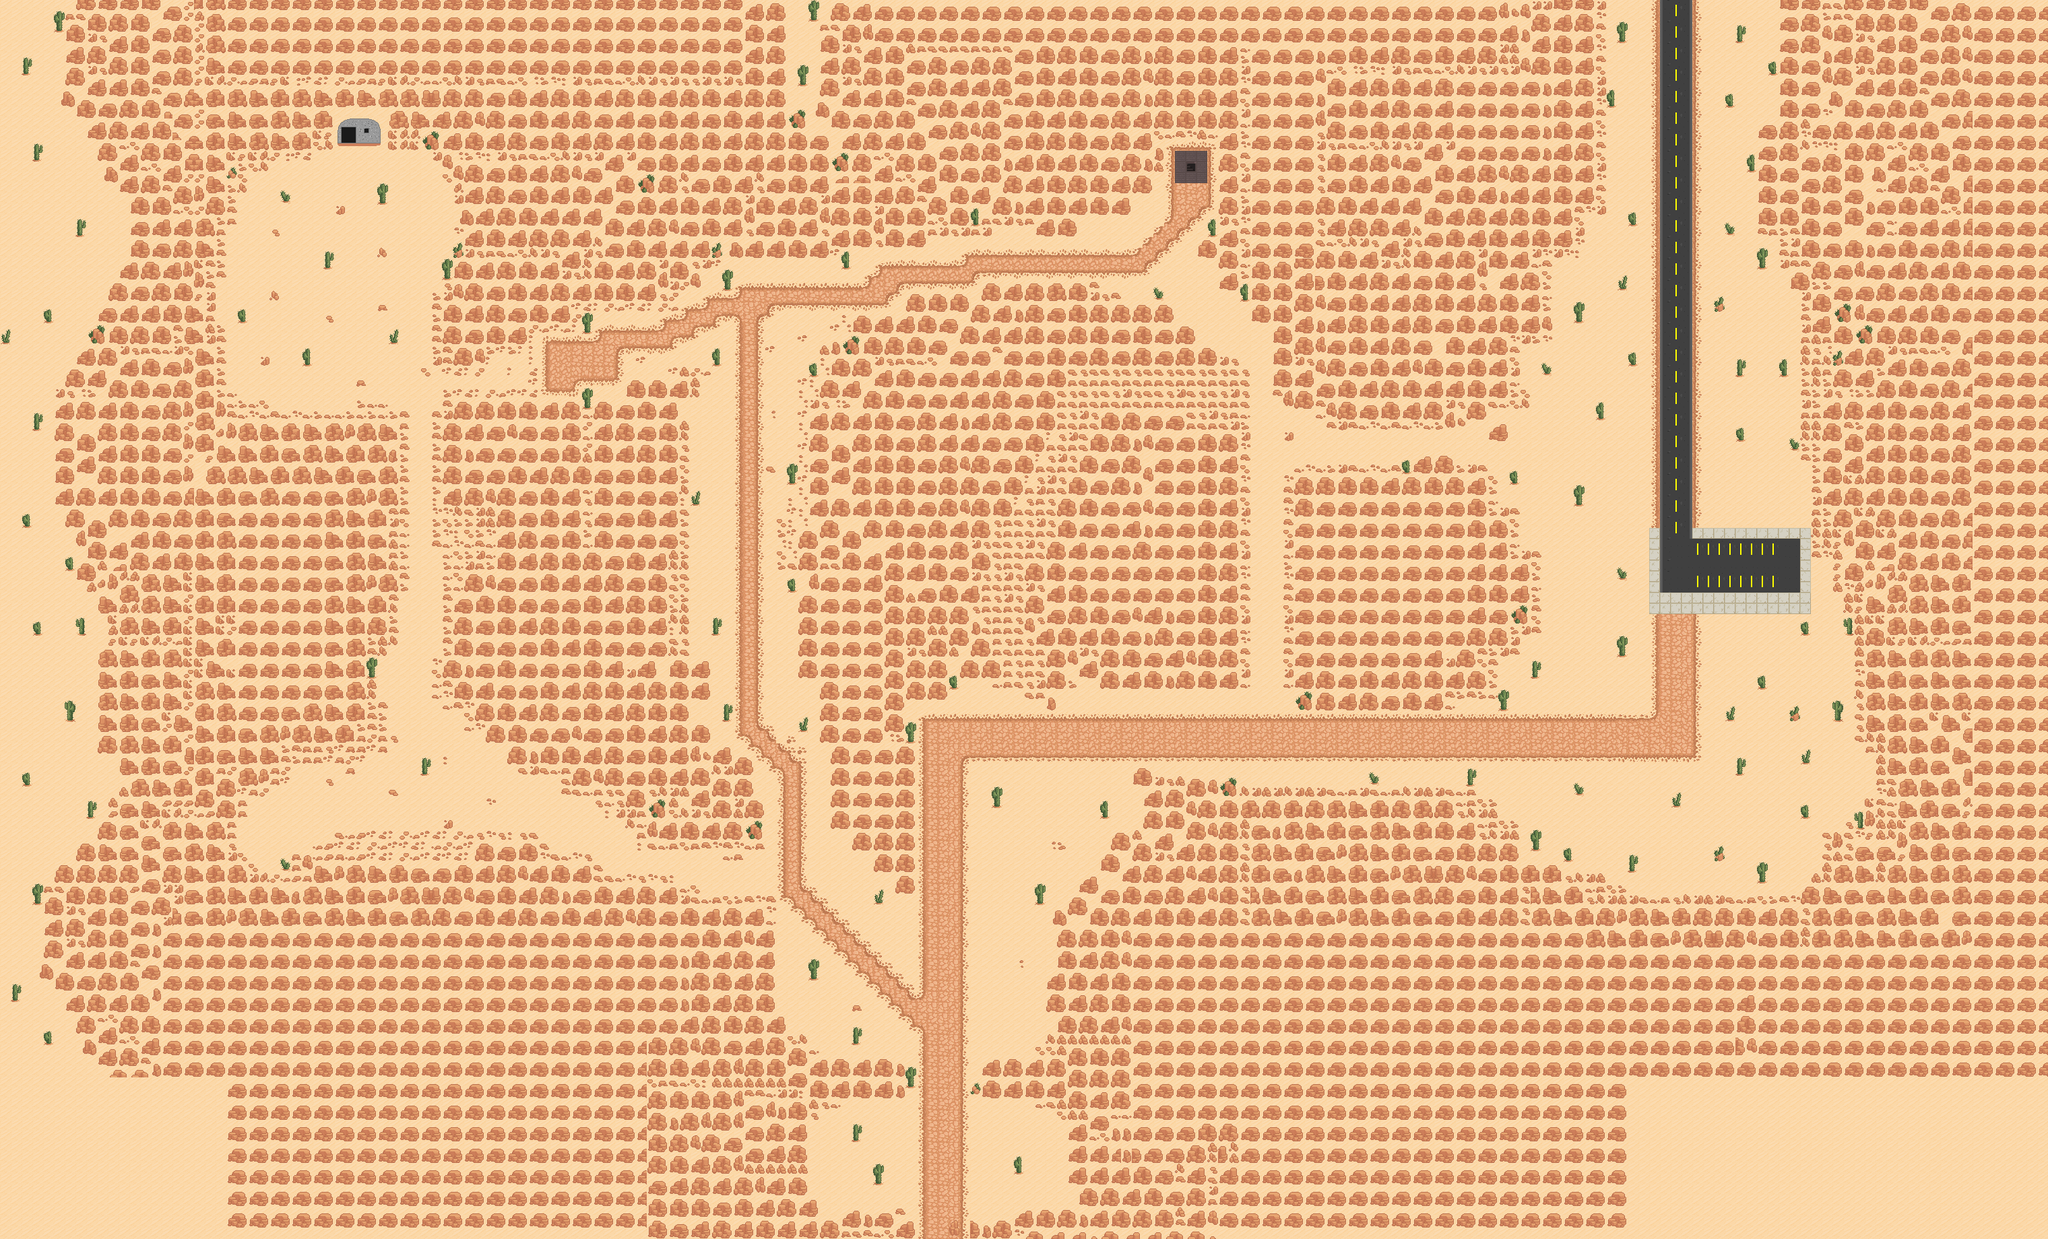

Rendered tile map (Tiled .tmx) drawn with the repository's tilesets; below, a short description and the map source with its tile grids summarised:
An orthogonal 190x115 tile map with 16x16 px tiles, 2 tile layers (Sand, Rocks) and 106 objects (42x Zombie, 41x SlowZombie, 7x Medkit, 7x BulletBox, 4x CrawlingNpc, ...).

<map version="1.2" tiledversion="1.3.1" orientation="orthogonal" renderorder="left-up" compressionlevel="0" width="190" height="115" tilewidth="16" tileheight="16" infinite="0" nextlayerid="21" nextobjectid="272">
 <tileset firstgid="1" source="tileset.tsx" />
  <layer id="17" name="Sand" width="190" height="115">
  <data>[21850 cells, 21850 non-empty, 3 distinct tile ids]</data>
 </layer>
 <layer id="18" name="Rocks" width="190" height="115">
  <data>[21850 cells, 16406 non-empty, 115 distinct tile ids]</data>
 </layer>
 <objectgroup id="16" name="gameObjects">
  <object id="1" type="Player" x="1405" y="1497.33">
   <point />
  </object>
  <object id="2" type="Camera" x="1087" y="1326" width="640" height="360" />
  <object id="3" type="Entrance" x="1760" y="240.667" width="16" height="16">
   <properties>
    <property name="gotoScene" type="file" value="../sewage.xml" />
    <property name="gotoX" type="float" value="455" />
    <property name="gotoY" type="float" value="2105" />
    <property name="isEntranceWithCustomPosition" type="bool" value="true" />
   </properties>
  </object>
  <object id="5" type="Entrance" x="2374" y="179.333" width="224.667" height="141.333">
   <properties>
    <property name="gotoScene" type="file" value="../citySouth.xml" />
    <property name="gotoX" type="float" value="540" />
    <property name="gotoY" type="float" value="1900" />
    <property name="isEntranceWithCustomPosition" type="bool" value="true" />
   </properties>
  </object>
  <object id="7" type="Zombie" x="1159.67" y="599.999">
   <point />
  </object>
  <object id="8" type="Zombie" x="1150.5" y="654.334">
   <point />
  </object>
  <object id="9" type="Zombie" x="1588.92" y="391.833">
   <point />
  </object>
  <object id="10" type="Zombie" x="1708" y="374.667">
   <point />
  </object>
  <object id="12" type="Zombie" x="493.333" y="1218.67">
   <point />
  </object>
  <object id="17" type="Zombie" x="535.334" y="360.667">
   <point />
  </object>
  <object id="20" type="Zombie" x="549.5" y="449.834">
   <point />
  </object>
  <object id="28" type="Zombie" x="439.167" y="1189.33">
   <point />
  </object>
  <object id="33" type="Zombie" x="463.833" y="299.5">
   <point />
  </object>
  <object id="36" type="Zombie" x="424.334" y="466.333">
   <point />
  </object>
  <object id="39" type="Zombie" x="1894" y="1115.34">
   <point />
  </object>
  <object id="44" type="Zombie" x="1893" y="1048.34">
   <point />
  </object>
  <object id="47" type="Zombie" x="2536" y="800.663">
   <point />
  </object>
  <object id="48" type="Zombie" x="2535.33" y="853.333">
   <point />
  </object>
  <object id="52" type="Zombie" x="2407" y="674.334">
   <point />
  </object>
  <object id="53" type="Zombie" x="2532.67" y="690.667">
   <point />
  </object>
  <object id="55" type="Zombie" x="2436.67" y="784">
   <point />
  </object>
  <object id="56" type="Zombie" x="2497" y="742.667">
   <point />
  </object>
  <object id="57" type="Zombie" x="2532" y="623.667">
   <point />
  </object>
  <object id="68" type="Zombie" x="2465.34" y="935.667">
   <point />
  </object>
  <object id="69" type="Zombie" x="2400.67" y="851.664">
   <point />
  </object>
  <object id="146" type="Zombie" x="2397.5" y="747.167">
   <point />
  </object>
  <object id="148" type="Zombie" x="2459" y="842">
   <point />
  </object>
  <object id="150" type="Zombie" x="1632.83" y="375.749">
   <point />
  </object>
  <object id="151" type="Zombie" x="1666.67" y="385.666">
   <point />
  </object>
  <object id="173" type="Medkit" x="1554.33" y="714.667">
   <point />
  </object>
  <object id="174" type="Medkit" x="475.667" y="245">
   <point />
  </object>
  <object id="175" type="Medkit" x="475.667" y="245">
   <point />
  </object>
  <object id="176" type="Medkit" x="574.333" y="245">
   <point />
  </object>
  <object id="177" type="Medkit" x="401.5" y="1193.17">
   <point />
  </object>
  <object id="181" type="Zombie" x="1053.17" y="692.666">
   <point />
  </object>
  <object id="183" type="Zombie" x="1201.84" y="1186.67">
   <point />
  </object>
  <object id="192" type="Medkit" x="1170.66" y="745">
   <point />
  </object>
  <object id="193" type="Zombie" x="1993.34" y="651.667">
   <point />
  </object>
  <object id="194" type="Zombie" x="1964" y="649.334">
   <point />
  </object>
  <object id="195" type="Zombie" x="2032" y="652">
   <point />
  </object>
  <object id="196" type="Entrance" x="1185.09" y="1599.33" width="416.5" height="32.6667">
   <properties>
    <property name="gotoScene" type="file" value="../gateAreaMap.xml" />
    <property name="gotoX" type="float" value="1890" />
    <property name="gotoY" type="float" value="400" />
    <property name="isEntranceWithCustomPosition" type="bool" value="true" />
   </properties>
  </object>
  <object id="198" type="CrawlingNpc" x="590.333" y="196.833">
   <properties>
    <property name="isAlreadyDead" type="bool" value="true" />
   </properties>
   <point />
  </object>
  <object id="199" type="CrawlingNpc" x="471.5" y="197.5">
   <properties>
    <property name="isAlreadyDead" type="bool" value="true" />
   </properties>
   <point />
  </object>
  <object id="200" type="CrawlingNpc" x="1603.72" y="564.681">
   <properties>
    <property name="isAlreadyDead" type="bool" value="true" />
   </properties>
   <point />
  </object>
  <object id="201" type="CrawlingNpc" x="2691.38" y="844.015">
   <properties>
    <property name="isAlreadyDead" type="bool" value="true" />
   </properties>
   <point />
  </object>
  <object id="202" name="SlowZombie" type="SlowZombie" x="1162.33" y="1135.67">
   <point />
  </object>
  <object id="205" name="SlowZombie" type="SlowZombie" x="1754.67" y="1102.67">
   <point />
  </object>
  <object id="206" name="SlowZombie" type="SlowZombie" x="1821.33" y="1059.67">
   <point />
  </object>
  <object id="207" name="SlowZombie" type="SlowZombie" x="1836.33" y="1099.67">
   <point />
  </object>
  <object id="208" name="SlowZombie" type="SlowZombie" x="2346.67" y="948">
   <point />
  </object>
  <object id="209" name="SlowZombie" type="SlowZombie" x="2353.33" y="841.333">
   <point />
  </object>
  <object id="211" name="SlowZombie" type="SlowZombie" x="2554.67" y="737.333">
   <point />
  </object>
  <object id="212" name="SlowZombie" type="SlowZombie" x="2501.33" y="866.667">
   <point />
  </object>
  <object id="213" name="SlowZombie" type="SlowZombie" x="2512" y="932">
   <point />
  </object>
  <object id="214" name="SlowZombie" type="SlowZombie" x="2574.67" y="838.667">
   <point />
  </object>
  <object id="216" name="SlowZombie" type="SlowZombie" x="2474.67" y="650.667">
   <point />
  </object>
  <object id="218" name="SlowZombie" type="SlowZombie" x="2358.67" y="672">
   <point />
  </object>
  </objectgroup>
</map>
<!-- 49 of 106 objects omitted -->
